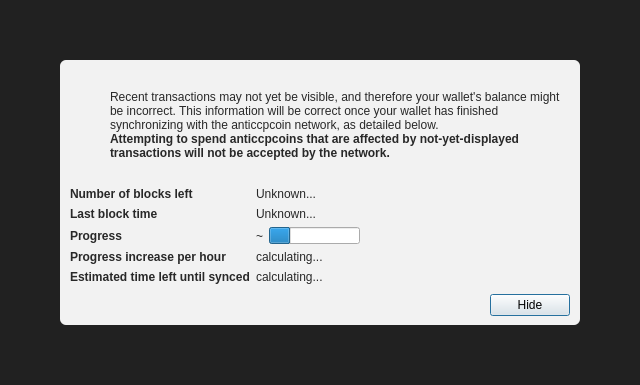
<?xml version="1.0" encoding="UTF-8"?>
<ui version="4.0">
 <class>ModalOverlay</class>
 <widget class="QWidget" name="ModalOverlay">
  <property name="geometry">
   <rect>
    <x>0</x>
    <y>0</y>
    <width>640</width>
    <height>385</height>
   </rect>
  </property>
  <property name="windowTitle">
   <string>Form</string>
  </property>
  <layout class="QVBoxLayout" name="verticalLayout" stretch="0">
   <property name="sizeConstraint">
    <enum>QLayout::SetDefaultConstraint</enum>
   </property>
   <property name="leftMargin">
    <number>0</number>
   </property>
   <property name="topMargin">
    <number>0</number>
   </property>
   <property name="rightMargin">
    <number>0</number>
   </property>
   <property name="bottomMargin">
    <number>0</number>
   </property>
   <item>
    <widget class="QWidget" name="bgWidget" native="true">
     <property name="styleSheet">
      <string notr="true">#bgWidget { background: rgba(0,0,0,220); }</string>
     </property>
     <layout class="QVBoxLayout" name="verticalLayoutMain" stretch="1">
      <property name="leftMargin">
       <number>60</number>
      </property>
      <property name="topMargin">
       <number>60</number>
      </property>
      <property name="rightMargin">
       <number>60</number>
      </property>
      <property name="bottomMargin">
       <number>60</number>
      </property>
      <item>
       <widget class="QWidget" name="contentWidget" native="true">
        <property name="styleSheet">
         <string notr="true">#contentWidget { background: rgba(255,255,255,240); border-radius: 6px; }

QLabel { color: rgb(40,40,40);  }</string>
        </property>
        <layout class="QVBoxLayout" name="verticalLayoutSub" stretch="1,0,0,0">
         <property name="spacing">
          <number>0</number>
         </property>
         <property name="leftMargin">
          <number>10</number>
         </property>
         <property name="topMargin">
          <number>10</number>
         </property>
         <property name="rightMargin">
          <number>10</number>
         </property>
         <property name="bottomMargin">
          <number>10</number>
         </property>
         <item>
          <layout class="QHBoxLayout" name="horizontalLayoutIconText" stretch="0,1">
           <property name="topMargin">
            <number>20</number>
           </property>
           <item>
            <layout class="QVBoxLayout" name="verticalLayoutIcon">
             <property name="leftMargin">
              <number>0</number>
             </property>
             <item>
              <widget class="QPushButton" name="warningIcon">
               <property name="enabled">
                <bool>false</bool>
               </property>
               <property name="text">
                <string/>
               </property>
               <property name="icon">
                <iconset>
                 <normaloff>:/icons/warning</normaloff>
                 <disabledoff>:/icons/warning</disabledoff>:/icons/warning</iconset>
               </property>
               <property name="iconSize">
                <size>
                 <width>48</width>
                 <height>48</height>
                </size>
               </property>
               <property name="flat">
                <bool>true</bool>
               </property>
              </widget>
             </item>
             <item>
              <spacer name="verticalSpacerWarningIcon">
               <property name="orientation">
                <enum>Qt::Vertical</enum>
               </property>
               <property name="sizeHint" stdset="0">
                <size>
                 <width>20</width>
                 <height>40</height>
                </size>
               </property>
              </spacer>
             </item>
            </layout>
           </item>
           <item>
            <layout class="QVBoxLayout" name="verticalLayoutInfoText">
             <property name="leftMargin">
              <number>0</number>
             </property>
             <property name="topMargin">
              <number>0</number>
             </property>
             <item>
              <widget class="QLabel" name="infoText">
               <property name="text">
                <string>Recent transactions may not yet be visible, and therefore your wallet's balance might be incorrect. This information will be correct once your wallet has finished synchronizing with the anticcpcoin network, as detailed below.</string>
               </property>
               <property name="textFormat">
                <enum>Qt::RichText</enum>
               </property>
               <property name="wordWrap">
                <bool>true</bool>
               </property>
              </widget>
             </item>
             <item>
              <widget class="QLabel" name="infoTextStrong">
               <property name="font">
                <font>
                 <weight>75</weight>
                 <bold>true</bold>
                </font>
               </property>
               <property name="text">
                <string>Attempting to spend anticcpcoins that are affected by not-yet-displayed transactions will not be accepted by the network.</string>
               </property>
               <property name="textFormat">
                <enum>Qt::RichText</enum>
               </property>
               <property name="wordWrap">
                <bool>true</bool>
               </property>
              </widget>
             </item>
             <item>
              <spacer name="verticalSpacerInTextSpace">
               <property name="orientation">
                <enum>Qt::Vertical</enum>
               </property>
               <property name="sizeHint" stdset="0">
                <size>
                 <width>20</width>
                 <height>40</height>
                </size>
               </property>
              </spacer>
             </item>
            </layout>
           </item>
          </layout>
         </item>
         <item>
          <spacer name="verticalSpacerAfterText">
           <property name="orientation">
            <enum>Qt::Vertical</enum>
           </property>
           <property name="sizeHint" stdset="0">
            <size>
             <width>20</width>
             <height>40</height>
            </size>
           </property>
          </spacer>
         </item>
         <item>
          <layout class="QFormLayout" name="formLayout">
           <property name="fieldGrowthPolicy">
            <enum>QFormLayout::FieldsStayAtSizeHint</enum>
           </property>
           <property name="horizontalSpacing">
            <number>6</number>
           </property>
           <property name="verticalSpacing">
            <number>6</number>
           </property>
           <property name="topMargin">
            <number>10</number>
           </property>
           <item row="0" column="0">
            <widget class="QLabel" name="labelNumberOfBlocksLeft">
             <property name="font">
              <font>
               <weight>75</weight>
               <bold>true</bold>
              </font>
             </property>
             <property name="text">
              <string>Number of blocks left</string>
             </property>
            </widget>
           </item>
           <item row="0" column="1">
            <widget class="QLabel" name="numberOfBlocksLeft">
             <property name="text">
              <string>Unknown...</string>
             </property>
            </widget>
           </item>
           <item row="1" column="0">
            <widget class="QLabel" name="labelLastBlockTime">
             <property name="font">
              <font>
               <weight>75</weight>
               <bold>true</bold>
              </font>
             </property>
             <property name="text">
              <string>Last block time</string>
             </property>
            </widget>
           </item>
           <item row="1" column="1">
            <widget class="QLabel" name="newestBlockDate">
             <property name="sizePolicy">
              <sizepolicy hsizetype="Maximum" vsizetype="Preferred">
               <horstretch>0</horstretch>
               <verstretch>0</verstretch>
              </sizepolicy>
             </property>
             <property name="text">
              <string>Unknown...</string>
             </property>
            </widget>
           </item>
           <item row="2" column="0">
            <widget class="QLabel" name="labelSyncDone">
             <property name="font">
              <font>
               <weight>75</weight>
               <bold>true</bold>
              </font>
             </property>
             <property name="text">
              <string>Progress</string>
             </property>
            </widget>
           </item>
           <item row="2" column="1">
            <layout class="QHBoxLayout" name="horizontalLayoutSync" stretch="0,1">
             <item>
              <widget class="QLabel" name="percentageProgress">
               <property name="text">
                <string notr="true">~</string>
               </property>
              </widget>
             </item>
             <item>
              <widget class="QProgressBar" name="progressBar">
               <property name="value">
                <number>24</number>
               </property>
               <property name="format">
                <string/>
               </property>
              </widget>
             </item>
            </layout>
           </item>
           <item row="4" column="0">
            <widget class="QLabel" name="labelProgressIncrease">
             <property name="font">
              <font>
               <weight>75</weight>
               <bold>true</bold>
              </font>
             </property>
             <property name="text">
              <string>Progress increase per hour</string>
             </property>
            </widget>
           </item>
           <item row="4" column="1">
            <widget class="QLabel" name="progressIncreasePerH">
             <property name="text">
              <string>calculating...</string>
             </property>
            </widget>
           </item>
           <item row="5" column="0">
            <widget class="QLabel" name="labelEstimatedTimeLeft">
             <property name="font">
              <font>
               <weight>75</weight>
               <bold>true</bold>
              </font>
             </property>
             <property name="text">
              <string>Estimated time left until synced</string>
             </property>
            </widget>
           </item>
           <item row="5" column="1">
            <widget class="QLabel" name="expectedTimeLeft">
             <property name="text">
              <string>calculating...</string>
             </property>
            </widget>
           </item>
          </layout>
         </item>
         <item>
          <layout class="QHBoxLayout" name="horizontalLayoutButtons">
           <property name="leftMargin">
            <number>10</number>
           </property>
           <property name="topMargin">
            <number>10</number>
           </property>
           <item>
            <spacer name="horizontalSpacer">
             <property name="orientation">
              <enum>Qt::Horizontal</enum>
             </property>
             <property name="sizeHint" stdset="0">
              <size>
               <width>40</width>
               <height>20</height>
              </size>
             </property>
            </spacer>
           </item>
           <item>
            <widget class="QPushButton" name="closeButton">
             <property name="text">
              <string>Hide</string>
             </property>
             <property name="shortcut">
              <string>Esc</string>
             </property>
             <property name="focusPolicy">
              <enum>Qt::StrongFocus</enum>
             </property>
             <property name="default">
              <bool>true</bool>
             </property>
            </widget>
           </item>
          </layout>
         </item>
        </layout>
       </widget>
      </item>
     </layout>
    </widget>
   </item>
  </layout>
 </widget>
 <resources/>
 <connections/>
</ui>
